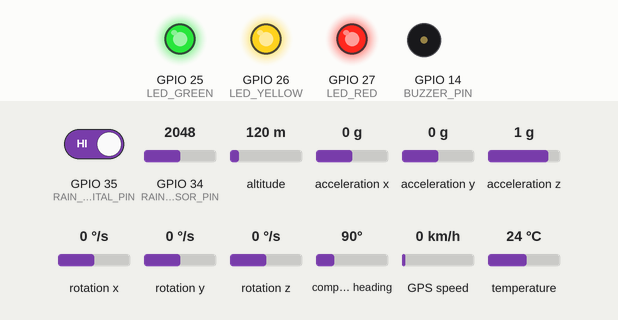
Recording of a sketch running on a simulated ESP32. On the bench: output pins drawn as LEDs (lit = HIGH), buzzer (waves = sounding, pin HIGH). The test bench sets the inputs (shaded band); at power-on: acceleration x 0 g, temperature 24 °C, GPIO 34 (RAIN_SENSOR_PIN) = 2048, GPIO 35 (RAIN_DIGITAL_PIN) HIGH, acceleration y 0 g, acceleration z 1 g, altitude 120 m, rotation x 0 °/s, rotation y 0 °/s, rotation z 0 °/s, compass heading 90°, GPS speed 0 km/h. WiFi joins after 1.5 s; servers stay silent unless stated; uploads are accepted with an empty reply; the GPS gets a fix after 3 s at 37.7749, -122.4194 with 8 satellites; what the sketch prints to the serial monitor is not drawn.

Above: at 0.1 s.
At 4.5 s:
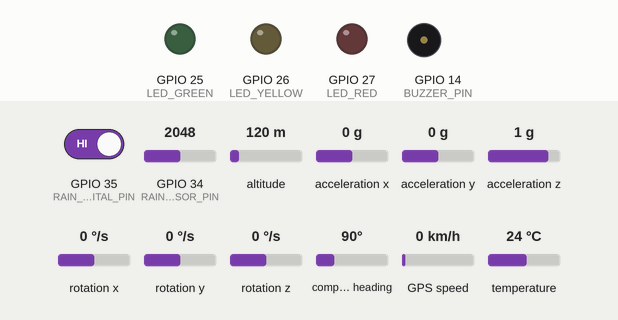
4.6 s: acceleration x set to -1.4 g
At 11.9 s:
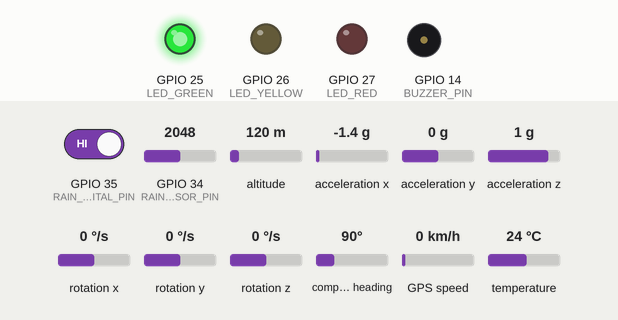
12.5 s: temperature set to 0 °C
22.3 s: GPIO 34 (RAIN_SENSOR_PIN) set to 3972
32.3 s: GPIO 35 (RAIN_DIGITAL_PIN) driven LOW
42.3 s: acceleration y set to -1.4 g
44.2 s: acceleration z set to -1.4 g
Timing chart, 0 to 47.2 s (numbered marks = the images above; inputs shaded):
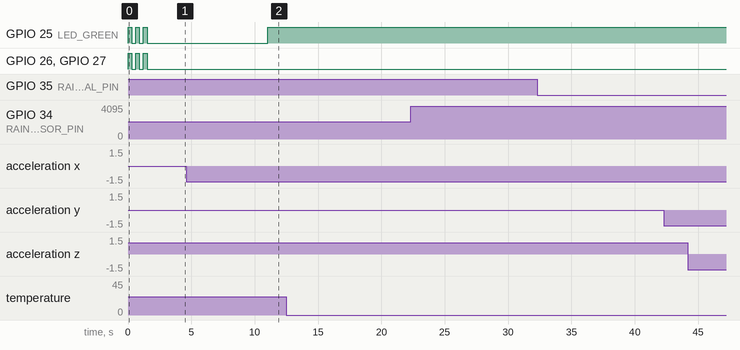

Measured:
- after the input at 42.3 s, every drawn part: stays the same

The sketch:

esp32_pothole_sensor.ino
```cpp
// ============================================================
// 🔱 AI-BASED POTHOLE PREDICTION SYSTEM
// ESP32 Sensor Code
// Sensors: MPU6050 + Rain Sensor + Temperature + GPS
// Sends data to Python AI via Serial / WiFi
// ============================================================

#include <Wire.h>
#include <WiFi.h>
#include <HTTPClient.h>
#include <MPU6050.h>
#include <TinyGPS++.h>
#include <OneWire.h>
#include <DallasTemperature.h>
#include <HardwareSerial.h>

// ============================================================
// 📶 WiFi Credentials — Change these!
// ============================================================
const char* ssid     = "YOUR_WIFI_NAME";
const char* password = "YOUR_WIFI_PASSWORD";

// ============================================================
// 🌐 Server URL — where Python AI is running
// ============================================================
const char* serverURL = "http://192.168.1.100:5000/predict";
// Change IP to your laptop's IP address on same WiFi

// ============================================================
// 📌 PIN DEFINITIONS
// ============================================================
#define RAIN_SENSOR_PIN     34   // Analog pin for rain sensor
#define RAIN_DIGITAL_PIN    35   // Digital pin for rain sensor
#define TEMP_SENSOR_PIN     4    // DS18B20 temperature sensor
#define GPS_RX_PIN          16   // GPS module RX
#define GPS_TX_PIN          17   // GPS module TX
#define LED_GREEN           25   // Green LED = LOW RISK
#define LED_YELLOW          26   // Yellow LED = MEDIUM RISK
#define LED_RED             27   // Red LED = HIGH RISK
#define BUZZER_PIN          14   // Buzzer for HIGH RISK alert

// ============================================================
// 🔧 SENSOR OBJECTS
// ============================================================
MPU6050 mpu;                          // Accelerometer + Gyroscope
OneWire oneWire(TEMP_SENSOR_PIN);
DallasTemperature tempSensor(&oneWire);
HardwareSerial gpsSerial(2);          // GPS on Serial2
TinyGPSPlus gps;

// ============================================================
// 📊 DATA VARIABLES
// ============================================================
float accelX, accelY, accelZ;         // Acceleration values
float gyroX, gyroY, gyroZ;            // Gyroscope values
float vibrationMagnitude = 0;         // Combined vibration
float maxVibration = 0;               // Peak vibration in window
int rainAnalog = 0;                   // Rain sensor analog (0-4095)
int rainPercent = 0;                  // Rain percentage (0-100)
bool isRaining = false;               // Digital rain status
float temperature = 0;               // Road temperature °C
double latitude = 0;                  // GPS latitude
double longitude = 0;                 // GPS longitude
String riskLevel = "LOW";             // AI prediction result
float riskPercent = 0;                // Risk percentage

// ============================================================
// ⏱️ TIMING
// ============================================================
unsigned long lastSendTime = 0;
const long SEND_INTERVAL = 10000;     // Send data every 10 seconds
unsigned long windowStart = 0;
const long WINDOW_SIZE = 5000;        // 5 second vibration window

// Vibration history for trend detection
float vibrationHistory[10] = {0};
int historyIndex = 0;

// ============================================================
// 🚀 SETUP
// ============================================================
void setup() {
  Serial.begin(115200);
  Serial.println("🔱 Pothole Prediction System Starting...");

  // Initialize pins
  pinMode(RAIN_DIGITAL_PIN, INPUT);
  pinMode(LED_GREEN, OUTPUT);
  pinMode(LED_YELLOW, OUTPUT);
  pinMode(LED_RED, OUTPUT);
  pinMode(BUZZER_PIN, OUTPUT);

  // Startup LED test
  blinkAllLEDs();

  // Initialize I2C for MPU6050
  Wire.begin(21, 22);  // SDA=21, SCL=22

  // Initialize MPU6050
  Serial.println("Initializing MPU6050...");
  mpu.initialize();
  if (mpu.testConnection()) {
    Serial.println("✅ MPU6050 Connected!");
    // Set sensitivity: ±8G range for road sensing
    mpu.setFullScaleAccelRange(MPU6050_ACCEL_FS_8);
    mpu.setFullScaleGyroRange(MPU6050_GYRO_FS_500);
    // Set DLPF for noise filtering
    mpu.setDLPFMode(MPU6050_DLPF_BW_42);
  } else {
    Serial.println("❌ MPU6050 NOT found! Check wiring.");
  }

  // Initialize Temperature Sensor
  Serial.println("Initializing Temperature Sensor...");
  tempSensor.begin();
  Serial.println("✅ Temperature Sensor Ready!");

  // Initialize GPS
  Serial.println("Initializing GPS...");
  gpsSerial.begin(9600, SERIAL_8N1, GPS_RX_PIN, GPS_TX_PIN);
  Serial.println("✅ GPS Serial Started!");

  // Connect to WiFi
  connectWiFi();

  Serial.println("🚀 System Ready! Starting data collection...");
  Serial.println("================================================");

  windowStart = millis();
}

// ============================================================
// 🔄 MAIN LOOP
// ============================================================
void loop() {
  // 1. Read all sensors continuously
  readAccelerometer();
  readRainSensor();
  readGPS();

  // 2. Every SEND_INTERVAL — read temp, calculate, send data
  unsigned long currentTime = millis();
  if (currentTime - lastSendTime >= SEND_INTERVAL) {
    readTemperature();
    calculateVibrationTrend();
    printSensorData();
    sendDataToAI();
    resetWindow();
    lastSendTime = currentTime;
  }

  delay(10);  // 100Hz sampling rate
}

// ============================================================
// 📳 READ ACCELEROMETER (MPU6050)
// ============================================================
void readAccelerometer() {
  int16_t ax, ay, az, gx, gy, gz;
  mpu.getMotion6(&ax, &ay, &az, &gx, &gy, &gz);

  // Convert raw values to G-force (±8G range → divide by 4096)
  accelX = ax / 4096.0;
  accelY = ay / 4096.0;
  accelZ = az / 4096.0;

  // Convert gyro raw to degrees/sec (±500 range → divide by 65.5)
  gyroX = gx / 65.5;
  gyroY = gy / 65.5;
  gyroZ = gz / 65.5;

  // Calculate vibration magnitude (3D vector)
  // Remove gravity component from Z (subtract 1G baseline)
  float zCorrected = accelZ - 1.0;
  vibrationMagnitude = sqrt(
    (accelX * accelX) +
    (accelY * accelY) +
    (zCorrected * zCorrected)
  );

  // Track peak vibration in current window
  if (vibrationMagnitude > maxVibration) {
    maxVibration = vibrationMagnitude;
  }

  // Detect sudden spike (pothole signature)
  if (vibrationMagnitude > 1.5) {  // Threshold for significant event
    Serial.printf("⚠️  VIBRATION SPIKE DETECTED: %.2fG at [%.4f, %.4f]\n",
                  vibrationMagnitude, latitude, longitude);
  }
}

// ============================================================
// 🌧️ READ RAIN SENSOR
// ============================================================
void readRainSensor() {
  rainAnalog = analogRead(RAIN_SENSOR_PIN);  // 0-4095
  isRaining = !digitalRead(RAIN_DIGITAL_PIN); // Active LOW

  // Convert to percentage (4095=dry=0%, 0=soaked=100%)
  rainPercent = map(rainAnalog, 4095, 0, 0, 100);
  rainPercent = constrain(rainPercent, 0, 100);
}

// ============================================================
// 🌡️ READ TEMPERATURE
// ============================================================
void readTemperature() {
  tempSensor.requestTemperatures();
  temperature = tempSensor.getTempCByIndex(0);

  if (temperature == DEVICE_DISCONNECTED_C) {
    temperature = 25.0;  // Default if sensor disconnected
    Serial.println("⚠️  Temperature sensor disconnected, using default");
  }
}

// ============================================================
// 📡 READ GPS
// ============================================================
void readGPS() {
  while (gpsSerial.available() > 0) {
    if (gps.encode(gpsSerial.read())) {
      if (gps.location.isValid()) {
        latitude  = gps.location.lat();
        longitude = gps.location.lng();
      }
    }
  }

  // Use default Hyderabad location if no GPS fix yet
  if (latitude == 0 && longitude == 0) {
    latitude  = 17.3850;
    longitude = 78.4867;
  }
}

// ============================================================
// 📈 CALCULATE VIBRATION TREND
// ============================================================
void calculateVibrationTrend() {
  // Store current max vibration in history array
  vibrationHistory[historyIndex] = maxVibration;
  historyIndex = (historyIndex + 1) % 10;

  // Calculate trend: is vibration increasing over time?
  float oldAvg = 0, newAvg = 0;
  for (int i = 0; i < 5; i++) {
    oldAvg += vibrationHistory[i];
    newAvg += vibrationHistory[i + 5];
  }
  oldAvg /= 5;
  newAvg /= 5;

  float trend = newAvg - oldAvg;
  if (trend > 0.1) {
    Serial.printf("📈 TREND WARNING: Vibration increasing! Trend=%.2f\n", trend);
  }
}

// ============================================================
// 📤 SEND DATA TO AI MODEL (Python Server)
// ============================================================
void sendDataToAI() {
  if (WiFi.status() != WL_CONNECTED) {
    Serial.println("⚠️  WiFi disconnected. Reconnecting...");
    connectWiFi();
    return;
  }

  HTTPClient http;
  http.begin(serverURL);
  http.addHeader("Content-Type", "application/json");

  // Build JSON payload
  String jsonData = "{";
  jsonData += "\"vibration\":" + String(maxVibration, 3) + ",";
  jsonData += "\"accel_x\":" + String(accelX, 3) + ",";
  jsonData += "\"accel_y\":" + String(accelY, 3) + ",";
  jsonData += "\"accel_z\":" + String(accelZ, 3) + ",";
  jsonData += "\"rain_percent\":" + String(rainPercent) + ",";
  jsonData += "\"is_raining\":" + String(isRaining ? "true" : "false") + ",";
  jsonData += "\"temperature\":" + String(temperature, 1) + ",";
  jsonData += "\"latitude\":" + String(latitude, 6) + ",";
  jsonData += "\"longitude\":" + String(longitude, 6) + ",";
  jsonData += "\"vehicle_id\":\"BUS_001\"";
  jsonData += "}";

  Serial.println("📤 Sending to AI: " + jsonData);

  int httpCode = http.POST(jsonData);

  if (httpCode == 200) {
    String response = http.getString();
    Serial.println("🤖 AI Response: " + response);

    // Parse simple response
    if (response.indexOf("HIGH") >= 0) {
      riskLevel = "HIGH";
      triggerHighRiskAlert();
    } else if (response.indexOf("MEDIUM") >= 0) {
      riskLevel = "MEDIUM";
      setLED("YELLOW");
    } else {
      riskLevel = "LOW";
      setLED("GREEN");
    }
  } else {
    Serial.printf("❌ HTTP Error: %d\n", httpCode);
    // Fallback: local rule-based prediction
    localRulePrediction();
  }

  http.end();
}

// ============================================================
// 🧠 LOCAL RULE-BASED PREDICTION (Fallback without WiFi)
// ============================================================
void localRulePrediction() {
  Serial.println("🧠 Running local rule-based prediction...");

  int riskScore = 0;

  // Rule 1: High vibration
  if (maxVibration > 2.0)      riskScore += 40;
  else if (maxVibration > 1.0) riskScore += 20;
  else if (maxVibration > 0.5) riskScore += 10;

  // Rule 2: Rain/moisture
  if (rainPercent > 70)      riskScore += 30;
  else if (rainPercent > 40) riskScore += 15;
  else if (rainPercent > 20) riskScore += 5;

  // Rule 3: Temperature extremes (thermal stress)
  if (temperature > 42 || temperature < 5) riskScore += 20;
  else if (temperature > 38)               riskScore += 10;

  // Rule 4: Combined vibration + rain = extra risk
  if (maxVibration > 1.0 && rainPercent > 40) riskScore += 10;

  // Determine risk level
  Serial.printf("📊 Local Risk Score: %d/100\n", riskScore);

  if (riskScore >= 60) {
    riskLevel = "HIGH";
    Serial.println("🚨 LOCAL PREDICTION: HIGH RISK!");
    triggerHighRiskAlert();
  } else if (riskScore >= 30) {
    riskLevel = "MEDIUM";
    Serial.println("⚠️  LOCAL PREDICTION: MEDIUM RISK");
    setLED("YELLOW");
  } else {
    riskLevel = "LOW";
    Serial.println("✅ LOCAL PREDICTION: LOW RISK");
    setLED("GREEN");
  }
}

// ============================================================
// 🚨 HIGH RISK ALERT
// ============================================================
void triggerHighRiskAlert() {
  setLED("RED");

  // Sound buzzer 3 times
  for (int i = 0; i < 3; i++) {
    digitalWrite(BUZZER_PIN, HIGH);
    delay(200);
    digitalWrite(BUZZER_PIN, LOW);
    delay(200);
  }

  Serial.println("🚨 HIGH RISK ALERT TRIGGERED!");
  Serial.printf("   📍 Location: %.6f, %.6f\n", latitude, longitude);
  Serial.printf("   📳 Vibration: %.2fG\n", maxVibration);
  Serial.printf("   🌧️  Rain: %d%%\n", rainPercent);
  Serial.printf("   🌡️  Temp: %.1f°C\n", temperature);
}

// ============================================================
// 💡 LED CONTROL
// ============================================================
void setLED(String color) {
  digitalWrite(LED_GREEN,  LOW);
  digitalWrite(LED_YELLOW, LOW);
  digitalWrite(LED_RED,    LOW);

  if (color == "GREEN")  digitalWrite(LED_GREEN,  HIGH);
  if (color == "YELLOW") digitalWrite(LED_YELLOW, HIGH);
  if (color == "RED")    digitalWrite(LED_RED,    HIGH);
}

void blinkAllLEDs() {
  for (int i = 0; i < 3; i++) {
    digitalWrite(LED_GREEN,  HIGH);
    digitalWrite(LED_YELLOW, HIGH);
    digitalWrite(LED_RED,    HIGH);
    delay(300);
    digitalWrite(LED_GREEN,  LOW);
    digitalWrite(LED_YELLOW, LOW);
    digitalWrite(LED_RED,    LOW);
    delay(300);
  }
}

// ============================================================
// 📋 PRINT SENSOR DATA TO SERIAL MONITOR
// ============================================================
void printSensorData() {
  Serial.println("================================================");
  Serial.println("📊 SENSOR READINGS SNAPSHOT");
  Serial.println("================================================");
  Serial.printf("📳 Vibration (Peak):  %.3f G\n", maxVibration);
  Serial.printf("   AccelX: %.3f G\n", accelX);
  Serial.printf("   AccelY: %.3f G\n", accelY);
  Serial.printf("   AccelZ: %.3f G\n", accelZ);
  Serial.printf("🌧️  Rain Level:        %d%%\n", rainPercent);
  Serial.printf("   Is Raining:        %s\n", isRaining ? "YES" : "NO");
  Serial.printf("🌡️  Temperature:       %.1f °C\n", temperature);
  Serial.printf("📡 GPS Location:      %.6f, %.6f\n", latitude, longitude);
  Serial.printf("⚠️  Risk Level:        %s\n", riskLevel.c_str());
  Serial.println("================================================");
}

// ============================================================
// 🔄 RESET WINDOW FOR NEXT READING
// ============================================================
void resetWindow() {
  maxVibration = 0;
  windowStart = millis();
}

// ============================================================
// 📶 CONNECT TO WIFI
// ============================================================
void connectWiFi() {
  Serial.printf("Connecting to WiFi: %s\n", ssid);
  WiFi.begin(ssid, password);

  int attempts = 0;
  while (WiFi.status() != WL_CONNECTED && attempts < 20) {
    delay(500);
    Serial.print(".");
    attempts++;
  }

  if (WiFi.status() == WL_CONNECTED) {
    Serial.println("\n✅ WiFi Connected!");
    Serial.printf("   IP Address: %s\n", WiFi.localIP().toString().c_str());
  } else {
    Serial.println("\n⚠️  WiFi failed. Running in offline mode.");
    Serial.println("   Using local rule-based prediction.");
  }
}
```
